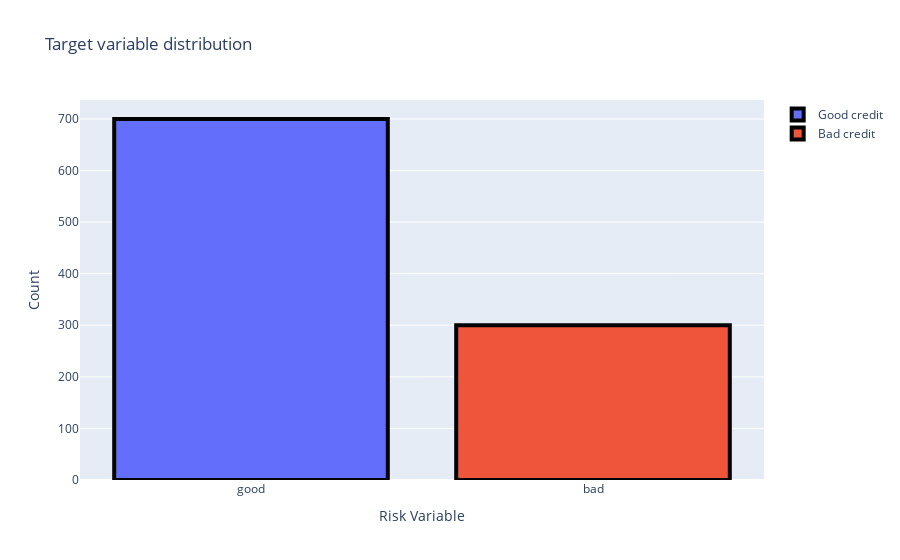

The notebook cell this image was saved under:
### Code cell
trace0 = go.Bar(
            x = df[df["Risk"]== 'good']["Risk"].value_counts().index.values,
            y = df[df["Risk"]== 'good']["Risk"].value_counts().values,
            name='Good credit')

trace1 = go.Bar(
            x = df[df["Risk"]== 'bad']["Risk"].value_counts().index.values,
            y = df[df["Risk"]== 'bad']["Risk"].value_counts().values,
            name='Bad credit')


data = [trace0, trace1]
layout = go.Layout(
    yaxis=dict(
        title='Count'
         ),
    xaxis=dict(
        title='Risk Variable'
    ),
    title='Target variable distribution'
)

fig = go.Figure(data=data, layout=layout)
fig.data[0].marker.line.width = 4
fig.data[0].marker.line.color = "black"
fig.data[1].marker.line.width = 4
fig.data[1].marker.line.color = "black"
py.iplot(fig, filename='grouped-bar')

### Figure 1 — Plotly figure (JSON) as saved in the notebook; plotly's stock layout.template omitted (floating-point values rounded to 4 significant figures)
{"data": [{"marker": {"line": {"color": "black", "width": 4}}, "name": "Good credit", "type": "bar", "x": ["good"], "y": [700]}, {"marker": {"line": {"color": "black", "width": 4}}, "name": "Bad credit", "type": "bar", "x": ["bad"], "y": [300]}], "layout": {"title": {"text": "Target variable distribution"}, "xaxis": {"title": {"text": "Risk Variable"}}, "yaxis": {"title": {"text": "Count"}}}}
